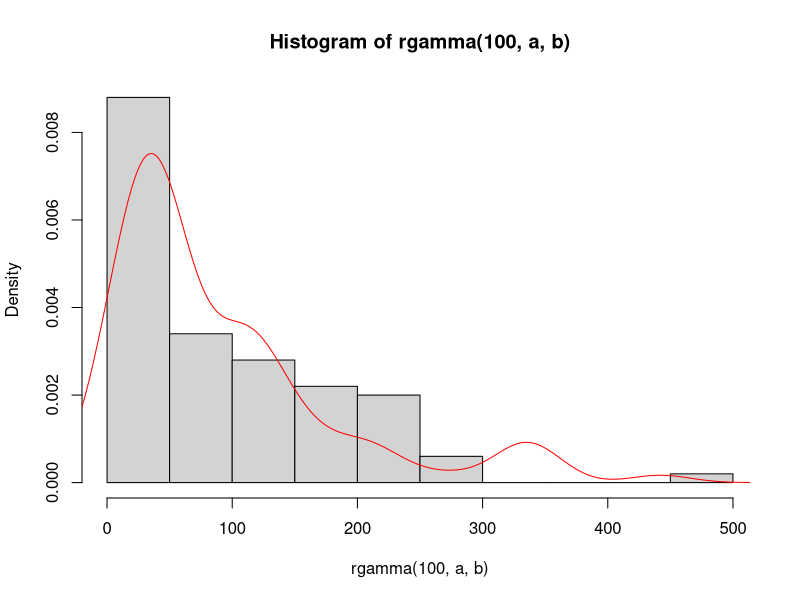

Write R code to recreate this figure.
#============================
# 6.2 Discrete approximation
#============================

# evaluates posterior distribution
  # p(theta, lambda| y1,..., yn) on 100*100 grid of  
    # evenly spaced parameter values

# Model;
  # Y1, ..., Yn | theta, sigma2 ~ N(theta, sigma2)
  # theta|sigma2 ~ N(mu0, sigma2/k0)
  # 1/sigma2 = lambda ~ Gamma(a, b)


# if prior joint distribution is discrete on grid
  # then p(theta_k, lamb_l | y1,..., yn) / 
            # Sum_{g=1}^G Sum_{h = 1}^H p(theta_g, lamb_h | y1, ..., yn)
  # is the actual posterior dist of {theta_k, lamb_l}


y <- c( 1.64, 1.70, 1.72, 1.74, 1.82, 1.82, 1.82, 1.90, 2.08)
mean(y) # [1] 1.804444
var(y) # [1] 0.01687778
1/var(y) # [1] 59.24951
# E[lamb] = a/b = 60; a = 1
# b = 1/60 = 0.0168


# set prior:
# mu0 = 1.9; sigma2 = 1; 
# a = 1, b = 0.01

mu0 <- 1.9
sigma2 <- 1
a = 1
b = 0.01

G = 100; H = 100

mean.grid <- seq(1.5, 2, length = G)
pres.grid <- seq(17.5, 175, length = H)

#quantile(mu_lam_pst2[, 1], c(.025, .5, .975))
#    2.5%      50%    97.5% 
# 1.707953 1.803137 1.895942

#quantile(mu_lam_pst2[, 2], c(.025, .5, .975))
#      2.5%       50%     97.5% 
# 20.45162  60.17795 133.14719 

post.grid <- matrix(NA, nrow = G, ncol = H)
for (g in 1:G) {
  for (h in 1:H) {
    post.grid[g, h] <- 
      dnorm(mean.grid[g], mu0, sqrt(sigma2)) * 
      dgamma(pres.grid[h], a, b) *
      prod(dnorm(y, mean.grid[g], sqrt(1/pres.grid[h])))
  }
}
post.grid <- post.grid / sum(post.grid)


theta.marg <- rowSums(post.grid)
pres.marg <- colSums(post.grid)


hist(rgamma(100, a, b), probability = T)
lines(density(rgamma(100, a, b)), col = "red")


## Remark;
  # evaluate two-parameter posterior distribution on 100 grid of each parameter
    # require grid size 100*100 = 100^2
  # in general, to evaluate p-parameter posterior dist on 100 grid 
    # of each of the parameters require grid size 100^p
# so discrete evaluation will only be feasible for a small number
  # of parameters 










    



















